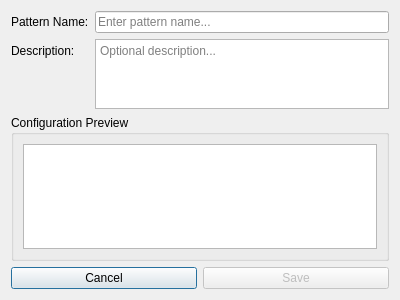
<?xml version="1.0" encoding="UTF-8"?>
<ui version="4.0">
 <class>SavePatternDialog</class>
 <widget class="QDialog" name="SavePatternDialog">
  <property name="geometry">
   <rect>
    <x>0</x>
    <y>0</y>
    <width>400</width>
    <height>300</height>
   </rect>
  </property>
  <property name="windowTitle">
   <string>Save Pattern Configuration</string>
  </property>
  <property name="modal">
   <bool>true</bool>
  </property>
  <layout class="QVBoxLayout" name="verticalLayout">
   <item>
    <layout class="QFormLayout" name="formLayout">
     <item row="0" column="0">
      <widget class="QLabel" name="nameLabel">
       <property name="text">
        <string>Pattern Name:</string>
       </property>
      </widget>
     </item>
     <item row="0" column="1">
      <widget class="QLineEdit" name="nameEdit">
       <property name="placeholderText">
        <string>Enter pattern name...</string>
       </property>
      </widget>
     </item>
     <item row="1" column="0">
      <widget class="QLabel" name="descriptionLabel">
       <property name="text">
        <string>Description:</string>
       </property>
      </widget>
     </item>
     <item row="1" column="1">
      <widget class="QTextEdit" name="descriptionEdit">
       <property name="maximumSize">
        <size>
         <width>16777215</width>
         <height>80</height>
        </size>
       </property>
       <property name="placeholderText">
        <string>Optional description...</string>
       </property>
      </widget>
     </item>
    </layout>
   </item>
   <item>
    <widget class="QGroupBox" name="previewGroup">
     <property name="title">
      <string>Configuration Preview</string>
     </property>
     <layout class="QVBoxLayout" name="previewLayout">
      <item>
       <widget class="QTextEdit" name="previewText">
        <property name="maximumSize">
         <size>
          <width>16777215</width>
          <height>120</height>
         </size>
        </property>
        <property name="readOnly">
         <bool>true</bool>
        </property>
       </widget>
      </item>
     </layout>
    </widget>
   </item>
   <item>
    <layout class="QHBoxLayout" name="buttonLayout">
     <item>
      <widget class="QPushButton" name="cancelButton">
       <property name="text">
        <string>Cancel</string>
       </property>
      </widget>
     </item>
     <item>
      <widget class="QPushButton" name="saveButton">
       <property name="text">
        <string>Save</string>
       </property>
       <property name="enabled">
        <bool>false</bool>
       </property>
      </widget>
     </item>
    </layout>
   </item>
  </layout>
 </widget>
 <resources/>
 <connections>
  <connection>
   <sender>cancelButton</sender>
   <signal>clicked()</signal>
   <receiver>SavePatternDialog</receiver>
   <slot>reject()</slot>
   <hints>
    <hint type="sourcelabel">
     <x>95</x>
     <y>271</y>
    </hint>
    <hint type="destinationlabel">
     <x>199</x>
     <y>149</y>
    </hint>
   </hints>
  </connection>
  <connection>
   <sender>saveButton</sender>
   <signal>clicked()</signal>
   <receiver>SavePatternDialog</receiver>
   <slot>accept()</slot>
   <hints>
    <hint type="sourcelabel">
     <x>304</x>
     <y>271</y>
    </hint>
    <hint type="destinationlabel">
     <x>199</x>
     <y>149</y>
    </hint>
   </hints>
  </connection>
 </connections>
</ui>
